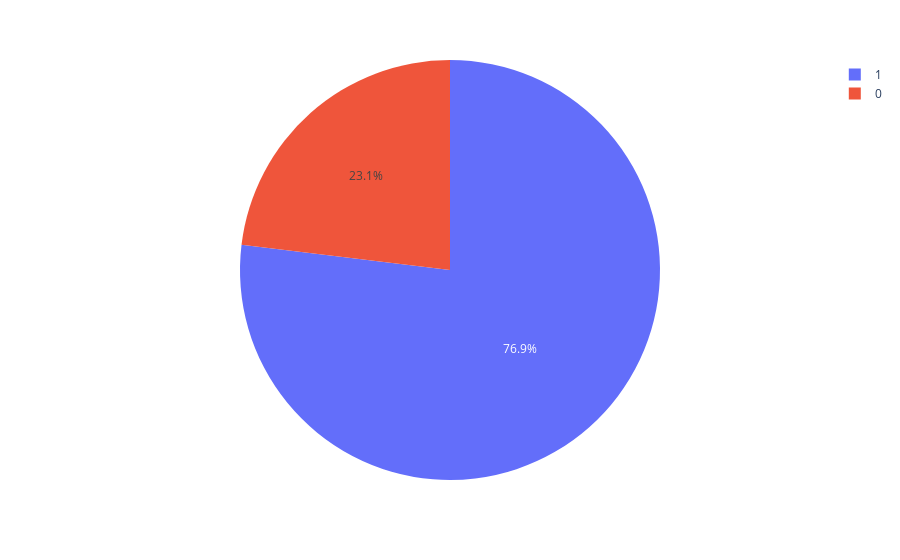

Notebook cell for this chart:
### Code cell
import plotly.express as px 
spacex_prob = spacex_df.groupby(['Launch Site'], as_index = False).mean('class')
px.pie(df, names = 'Success', values='Probability')
#px.pie(spacex_prob, values='class', names = "Launch Site", title = "Total Success Launches")

### Figure 1 — Plotly figure (JSON) as saved in the notebook; plotly's stock layout.template omitted (floating-point values rounded to 4 significant figures)
{"data": [{"domain": {"x": [0, 1], "y": [0, 1]}, "hovertemplate": "Success=%{label}<br>Probability=%{value}<extra></extra>", "labels": ["1", "0"], "legendgroup": "", "name": "", "showlegend": true, "type": "pie", "values": [0.7692, 0.2308]}], "layout": {"legend": {"tracegroupgap": 0}, "margin": {"t": 60}}}
